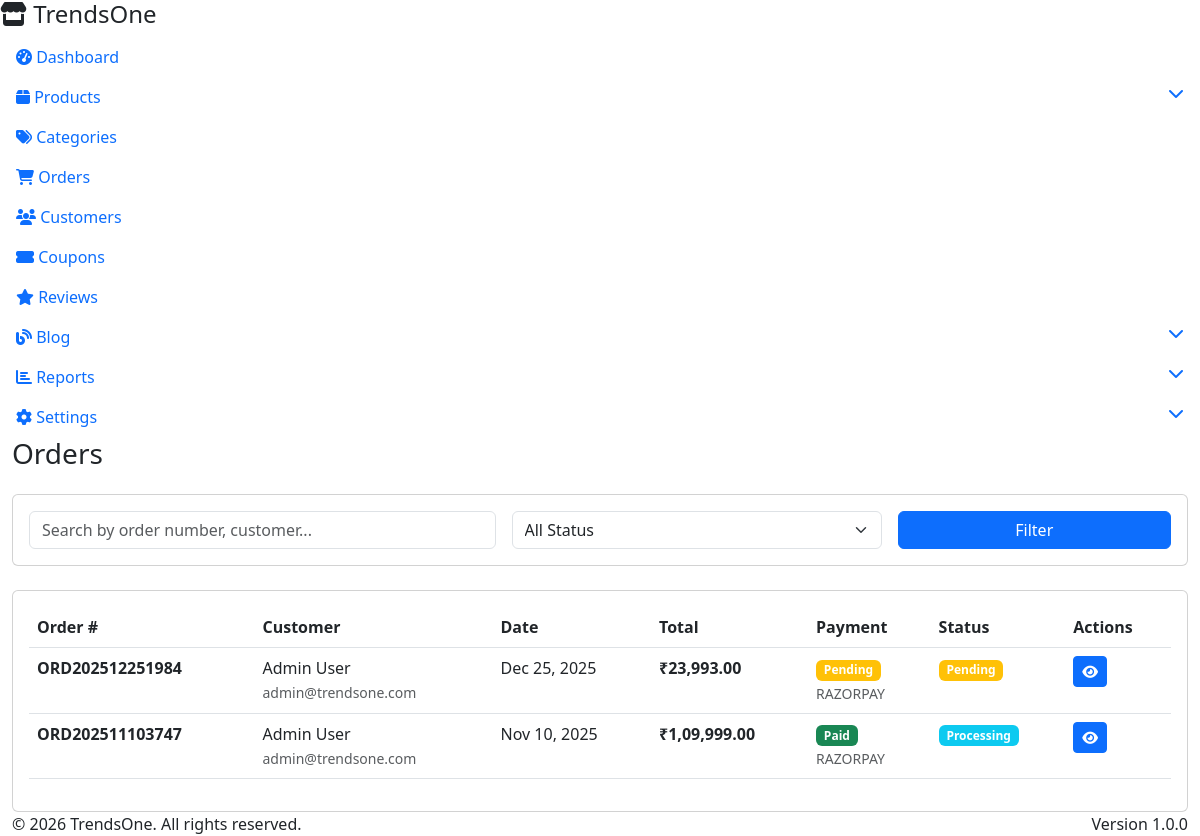
The app's page /admin/orders.php (signed in) with its own data.
### tables this page shows
CREATE TABLE `orders` (
  `id` int(11) NOT NULL,
  `user_id` int(11) DEFAULT NULL,
  `order_number` varchar(50) NOT NULL,
  `order_status` enum('pending','processing','shipped','delivered','cancelled','refunded') DEFAULT 'pending',
  `payment_method` enum('razorpay','cod') NOT NULL,
  `payment_status` enum('pending','paid','failed','refunded') DEFAULT 'pending',
  `razorpay_order_id` varchar(100) DEFAULT NULL,
  `razorpay_payment_id` varchar(100) DEFAULT NULL,
  `razorpay_signature` varchar(255) DEFAULT NULL,
  `subtotal` decimal(10,2) NOT NULL,
  `discount_amount` decimal(10,2) DEFAULT 0.00,
  `coupon_code` varchar(50) DEFAULT NULL,
  `tax_amount` decimal(10,2) DEFAULT 0.00,
  `shipping_charge` decimal(10,2) DEFAULT 0.00,
  `total_amount` decimal(10,2) NOT NULL,
  `customer_name` varchar(100) NOT NULL,
  `customer_email` varchar(100) NOT NULL,
  `customer_phone` varchar(20) NOT NULL,
  `shipping_address` text NOT NULL,
  `shipping_city` varchar(100) NOT NULL,
  `shipping_state` varchar(100) NOT NULL,
  `shipping_pincode` varchar(10) NOT NULL,
  `billing_address` text DEFAULT NULL,
  `billing_city` varchar(100) DEFAULT NULL,
  `billing_state` varchar(100) DEFAULT NULL,
  `billing_pincode` varchar(10) DEFAULT NULL,
  `billing_same_as_shipping` tinyint(1) DEFAULT 1,
  `order_notes` text DEFAULT NULL,
  `admin_notes` text DEFAULT NULL,
  `shipped_date` datetime DEFAULT NULL,
  `delivered_date` datetime DEFAULT NULL,
  `created_at` timestamp NOT NULL DEFAULT current_timestamp(),
  `updated_at` timestamp NOT NULL DEFAULT current_timestamp() ON UPDATE current_timestamp()
);

CREATE TABLE `users` (
  `id` int(11) NOT NULL,
  `name` varchar(100) NOT NULL,
  `email` varchar(100) NOT NULL,
  `password` varchar(255) NOT NULL,
  `phone` varchar(20) DEFAULT NULL,
  `avatar` varchar(255) DEFAULT NULL,
  `address` text DEFAULT NULL,
  `city` varchar(100) DEFAULT NULL,
  `state` varchar(100) DEFAULT NULL,
  `pincode` varchar(10) DEFAULT NULL,
  `country` varchar(50) DEFAULT 'India',
  `email_verified` tinyint(1) DEFAULT 0,
  `verification_token` varchar(100) DEFAULT NULL,
  `password_reset_token` varchar(100) DEFAULT NULL,
  `password_reset_expires` datetime DEFAULT NULL,
  `status` enum('active','blocked') DEFAULT 'active',
  `role` enum('customer','admin') DEFAULT 'customer',
  `last_login` datetime DEFAULT NULL,
  `created_at` timestamp NOT NULL DEFAULT current_timestamp(),
  `updated_at` timestamp NOT NULL DEFAULT current_timestamp() ON UPDATE current_timestamp()
);

### config/config.php (called while the page is built, shortened)
<?php
function format_price($amount, $html = true)
{
    $clean_amount = preg_replace('/[^0-9.]/', '', (string) $amount);
    $amount = floatval($clean_amount);
    $decimal = number_format($amount - floor($amount), 2, '.', '');
    $decimal = substr($decimal, 1);
    $integer = floor($amount);
    $integer = (string) $integer;
    $last3 = substr($integer, -3);
    $rest = substr($integer, 0, -3);
    if ($rest != '') {
        $rest = preg_replace("/\B(?=(\d{2})+(?!\d))/", ",", $rest);
        $formatted_number = $rest . ',' . $last3 . $decimal;
    } else {
        $formatted_number = $last3 . $decimal;
    }
    if ($html) {
        return CURRENCY_HTML . $formatted_number;
    }
    return CURRENCY_SYMBOL . $formatted_number;
}
?>

### admin/orders.php (the view, shortened to what this page needs)
<?php
require_once '../config/config.php';
$search = $_GET['search'] ?? '';
$sql = "SELECT o.*, u.name as customer_name, u.email as customer_email
        FROM orders o
        LEFT JOIN users u ON o.user_id = u.id
        WHERE 1=1";
$params = [];
$sql .= " ORDER BY o.created_at DESC";
$stmt = $pdo->prepare($sql);
$stmt->execute($params);
$orders = $stmt->fetchAll();
include 'includes/header.php';
include 'includes/sidebar.php';
?>
<div class="main-content">
    <div class="container-fluid">
        <div class="row mb-4">
            <div class="col-md-6">
                <h1 class="h3 mb-0">Orders</h1>
            </div>
        </div>
        <div class="card mb-4">
            <div class="card-body">
                <form method="GET" class="row g-3">
                    <div class="col-md-5">
                        <input type="text" class="form-control" name="search" placeholder="Search by order number, customer..." value="<?php echo htmlspecialchars($search); ?>">
                    </div>
                    <div class="col-md-4">
                        <select name="status" class="form-select">
                            <option value="">All Status</option>
                        </select>
                    </div>
                    <div class="col-md-3">
                        <button type="submit" class="btn btn-primary w-100">Filter</button>
                    </div>
                </form>
            </div>
        </div>
        <div class="card">
            <div class="card-body">
                <div class="table-responsive">
                    <table class="table table-hover">
                        <thead>
                            <tr>
                                <th>Order #</th>
                                <th>Customer</th>
                                <th>Date</th>
                                <th>Total</th>
                                <th>Payment</th>
                                <th>Status</th>
                                <th>Actions</th>
                            </tr>
                        </thead>
                        <tbody>
                            <?php foreach ($orders as $order): ?>
                            <tr>
                                <td><strong><?php echo htmlspecialchars($order['order_number']); ?></strong></td>
                                <td>
                                    <?php echo htmlspecialchars($order['customer_name']); ?><br>
                                    <small class="text-muted"><?php echo htmlspecialchars($order['customer_email']); ?></small>
                                </td>
                                <td><?php echo date('M d, Y', strtotime($order['created_at'])); ?></td>
                                <td><strong><?php echo format_price($order['total_amount']); ?></strong></td>
                                <td>
                                    <span class="badge <?php echo $order['payment_status'] === 'paid' ? 'bg-success' : 'bg-warning'; ?>">
                                        <?php echo ucfirst($order['payment_status']); ?>
                                    </span><br>
                                    <small class="text-muted"><?php echo strtoupper($order['payment_method']); ?></small>
                                </td>
                                <td>
                                    <?php
                                    $badge_class = 'bg-secondary';
                                    switch ($order['order_status']) {
                                        case 'pending': $badge_class = 'bg-warning'; break;
                                        case 'processing': $badge_class = 'bg-info'; break;
                                    }
                                    ?>
                                    <span class="badge <?php echo $badge_class; ?>">
                                        <?php echo ucfirst($order['order_status']); ?>
                                    </span>
                                </td>
                                <td>
                                    <a href="order-detail.php?id=<?php echo $order['id']; ?>" class="btn btn-sm btn-primary" title="View Details">
                                        <i class="fas fa-eye"></i>
                                    </a>
                                </td>
                            </tr>
                            <?php endforeach; ?>
                        </tbody>
                    </table>
                </div>
            </div>
        </div>
    </div>
</div>
<?php include 'includes/footer.php'; ?>

### records on screen
orders: order_number "ORD202512251984", user.name "Admin User", user.email "admin@trendsone.com", created_at "Dec 25, 2025", total_amount "₹23,993.00", payment_status "Pending", payment_method "RAZORPAY", order_status "Pending"
orders: order_number "ORD202511103747", user.name "Admin User", user.email "admin@trendsone.com", created_at "Nov 10, 2025", total_amount "₹1,09,999.00", payment_status "Paid", payment_method "RAZORPAY", order_status "Processing"

### other values on screen
SITE_NAME "TrendsOne"
